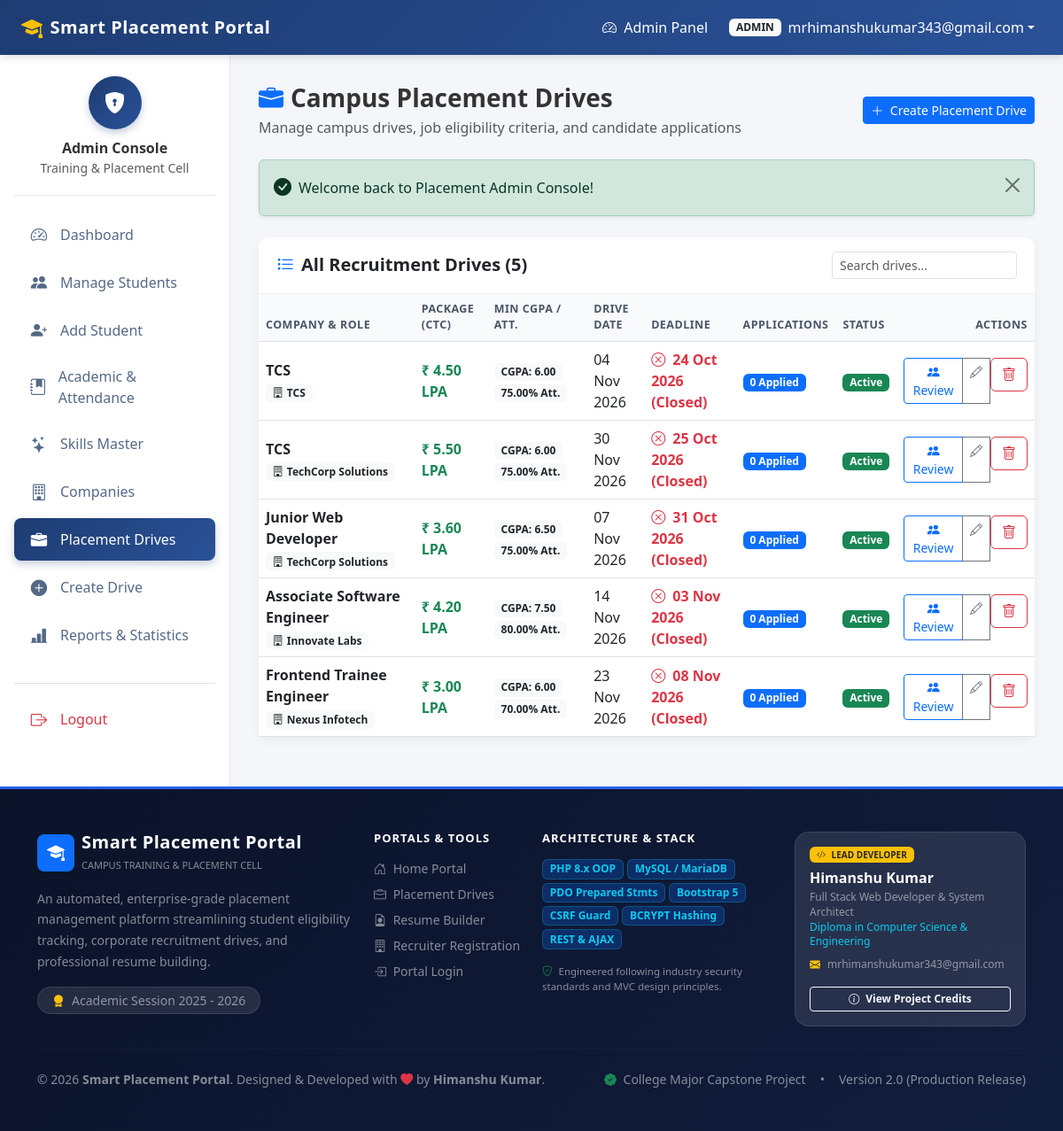
Screenshot of /admin/drives.php (signed in) with the database file from the repository.
### tables this page shows
CREATE TABLE `placement_drives` (
  `id` int(11) NOT NULL AUTO_INCREMENT,
  `company_id` int(11) NOT NULL,
  `job_title` varchar(100) NOT NULL,
  `job_description` text NOT NULL,
  `package_lpa` decimal(6,2) DEFAULT 0.00,
  `job_location` varchar(100) NOT NULL DEFAULT 'On-Site',
  `min_cgpa` decimal(4,2) NOT NULL DEFAULT 6.00,
  `min_attendance` decimal(5,2) NOT NULL DEFAULT 75.00,
  `max_backlogs` int(11) NOT NULL DEFAULT 0,
  `allowed_branches` varchar(255) NOT NULL DEFAULT 'All',
  `drive_date` date NOT NULL,
  `deadline` date NOT NULL,
  `status` enum('Upcoming','Active','Closed') NOT NULL DEFAULT 'Active',
  `created_at` timestamp NOT NULL DEFAULT current_timestamp(),
  PRIMARY KEY (`id`),
  KEY `fk_drives_company` (`company_id`),
  CONSTRAINT `fk_drives_company` FOREIGN KEY (`company_id`) REFERENCES `companies` (`id`) ON DELETE CASCADE ON UPDATE CASCADE
);

CREATE TABLE `companies` (
  `id` int(11) NOT NULL AUTO_INCREMENT,
  `name` varchar(100) NOT NULL,
  `website` varchar(150) DEFAULT NULL,
  `contact_email` varchar(100) DEFAULT NULL,
  `contact_phone` varchar(20) DEFAULT NULL,
  `location` varchar(100) DEFAULT NULL,
  `description` text DEFAULT NULL,
  `created_at` timestamp NOT NULL DEFAULT current_timestamp(),
  PRIMARY KEY (`id`)
);

### config/functions.php (called while the page is built, shortened)
<?php
function e($string) {
    return htmlspecialchars((string)($string ?? ''), ENT_QUOTES, 'UTF-8');
}
function formatPortalDate($dateStr) {
    return date('d M Y', strtotime($dateStr));
}

### admin/drives.php (the view, shortened to what this page needs)
<?php
require_once __DIR__ . '/../config/functions.php';
$drives = $pdo->query("
    SELECT d.*, c.name as company_name, c.location as company_location,
           (SELECT COUNT(*) FROM applications WHERE drive_id = d.id) as total_applications,
           (SELECT COUNT(*) FROM applications WHERE drive_id = d.id AND status = 'Shortlisted') as shortlisted_count,
           (SELECT COUNT(*) FROM applications WHERE drive_id = d.id AND status = 'Selected') as selected_count
    FROM placement_drives d
    JOIN companies c ON d.company_id = c.id
    ORDER BY d.deadline ASC
")->fetchAll();
require_once __DIR__ . '/../includes/header.php';
require_once __DIR__ . '/../includes/navbar.php';
?>
<div class="dashboard-container">
    <?php require_once __DIR__ . '/../includes/sidebar_admin.php'; ?>
    <main class="portal-content">
        <div class="container-fluid p-0">
            <div class="d-flex justify-content-between align-items-center mb-4">
                <div>
                    <h3 class="fw-bold mb-1"><i class="bi bi-briefcase-fill text-primary me-2"></i>Campus Placement Drives</h3>
                    <p class="text-muted mb-0">Manage campus drives, job eligibility criteria, and candidate applications</p>
                </div>
                <div>
                    <a href="<?= BASE_URL ?>admin/drive_create.php" class="btn btn-primary btn-sm">
                        <i class="bi bi-plus-lg me-1"></i> Create Placement Drive
                    </a>
                </div>
            </div>
            <?php require_once __DIR__ . '/../includes/alerts.php'; ?>
            <div class="card card-portal">
                <div class="card-header d-flex justify-content-between align-items-center">
                    <h5 class="mb-0 fw-bold"><i class="bi bi-list-task text-primary me-2"></i>All Recruitment Drives (<?= count($drives) ?>)</h5>
                    <input type="text" class="form-control form-control-sm w-25" placeholder="Search drives..." data-table-search="drivesTable">
                </div>
                <div class="card-body p-0">
                    <?php if (!empty($drives)): ?>
                        <div class="table-responsive">
                            <table class="table table-hover table-portal align-middle mb-0" id="drivesTable">
                                <thead>
                                    <tr>
                                        <th>Company & Role</th>
                                        <th>Package (CTC)</th>
                                        <th>Min CGPA / Att.</th>
                                        <th>Drive Date</th>
                                        <th>Deadline</th>
                                        <th>Applications</th>
                                        <th>Status</th>
                                        <th class="text-end">Actions</th>
                                    </tr>
                                </thead>
                                <tbody>
                                    <?php foreach ($drives as $dr): ?>
                                        <tr>
                                            <td>
                                                <strong class="d-block text-dark"><?= e($dr['job_title']) ?></strong>
                                                <span class="badge bg-light text-dark"><i class="bi bi-building me-1"></i><?= e($dr['company_name']) ?></span>
                                            </td>
                                            <td>
                                                <strong class="text-success">₹ <?= number_format((float)$dr['package_lpa'], 2) ?> LPA</strong>
                                            </td>
                                            <td>
                                                <span class="badge bg-light text-dark">CGPA: <?= e($dr['min_cgpa']) ?></span>
                                                <span class="badge bg-light text-dark"><?= e($dr['min_attendance']) ?>% Att.</span>
                                            </td>
                                            <td><?= formatPortalDate($dr['drive_date']) ?></td>
                                            <td>
                                                <?php if ($dr['deadline'] < date('Y-m-d')): ?>
                                                    <span class="text-danger fw-bold"><i class="bi bi-x-circle me-1"></i> <?= formatPortalDate($dr['deadline']) ?> (Closed)</span>
                                                <?php else: ?>
                                                    <span class="text-dark"><i class="bi bi-calendar-event me-1 text-primary"></i> <?= formatPortalDate($dr['deadline']) ?></span>
                                                <?php endif; ?>
                                            </td>
                                            <td>
                                                <span class="badge bg-primary"><?= $dr['total_applications'] ?> Applied</span>
                                            </td>
                                            <td>
                                                <?php if ($dr['status'] === 'Active'): ?>
                                                    <span class="badge bg-success">Active</span>
                                                <?php elseif ($dr['status'] === 'Upcoming'): ?>
                                                    <span class="badge bg-info text-dark">Upcoming</span>
                                                <?php else: ?>
                                                    <span class="badge bg-secondary">Closed</span>
                                                <?php endif; ?>
                                            </td>
                                            <td class="text-end">
                                                <div class="btn-group btn-group-sm">
                                                    <a href="<?= BASE_URL ?>admin/drive_view.php?id=<?= $dr['id'] ?>" class="btn btn-outline-primary" title="View Applicants & Eligible Pool">
                                                        <i class="bi bi-people-fill"></i> Review
                                                    </a>
                                                    <a href="<?= BASE_URL ?>admin/drive_edit.php?id=<?= $dr['id'] ?>" class="btn btn-outline-secondary" title="Edit Drive">
                                                        <i class="bi bi-pencil"></i>
                                                    </a>
                                                    <form action="<?= BASE_URL ?>admin/drives.php" method="POST" class="d-inline" onsubmit="return confirm('Delete drive for <?= e(addslashes($dr['job_title'])) ?>? All applications will be permanently deleted.');">
                                                        <button type="submit" class="btn btn-outline-danger" title="Delete Drive">
                                                            <i class="bi bi-trash"></i>
                                                        </button>
                                                    </form>
                                                </div>
                                            </td>
                                        </tr>
                                    <?php endforeach; ?>
                                </tbody>
                            </table>
                        </div>
                    <?php endif; ?>
                </div>
            </div>
        </div>
    </main>
</div>
<?php require_once __DIR__ . '/../includes/footer.php'; ?>

### assets/css/custom.css (style rules this page uses)
body { background-color: var(--bg-light); font-family: 'Segoe UI', system-ui, -apple-system, sans-serif; color: #333; min-height: 100vh; display: flex; flex-direction: column; }
.dashboard-container { display: flex; flex: 1; min-height: calc(100vh - var(--topbar-height)); }
.portal-content { flex: 1; padding: 2rem; overflow-y: auto; }
.card-portal { border: none; border-radius: 12px; box-shadow: var(--card-shadow); background: #ffffff; margin-bottom: 1.5rem; }
.card-portal .card-header { background-color: #ffffff; border-bottom: 1px solid #edf2f7; padding: 1rem 1.25rem; font-weight: 600; border-radius: 12px 12px 0 0 !important; }
.table-portal th { font-weight: 600; color: #4a5568; background-color: #f8fafc; border-top: none; text-transform: uppercase; font-size: 0.78rem; letter-spacing: 0.5px; }

### rows the page displays
placement_drives: job_title "TCS", company.name "TCS", package_lpa "4.50", min_cgpa "6.00", min_attendance "75.00", drive_date "04 Nov 2026", deadline "24 Oct 2026", total_applications "0", status "Active"
placement_drives: job_title "TCS", company.name "TechCorp Solutions", package_lpa "5.50", min_cgpa "6.00", min_attendance "75.00", drive_date "30 Nov 2026", deadline "25 Oct 2026", total_applications "0", status "Active"
placement_drives: job_title "Junior Web Developer", company.name "TechCorp Solutions", package_lpa "3.60", min_cgpa "6.50", min_attendance "75.00", drive_date "07 Nov 2026", deadline "31 Oct 2026", total_applications "0", status "Active"
placement_drives: job_title "Associate Software Engineer", company.name "Innovate Labs", package_lpa "4.20", min_cgpa "7.50", min_attendance "80.00", drive_date "14 Nov 2026", deadline "03 Nov 2026", total_applications "0", status "Active"
placement_drives: job_title "Frontend Trainee Engineer", company.name "Nexus Infotech", package_lpa "3.00", min_cgpa "6.00", min_attendance "70.00", drive_date "23 Nov 2026", deadline "08 Nov 2026", total_applications "0", status "Active"

### other values shown
$_SESSION['role'] "ADMIN"
$_SESSION['email'] "mrhimanshukumar343@gmail.com"
$message "Welcome back to Placement Admin Console!"
count($drives) "5"
APP_NAME "Smart Placement Portal"
